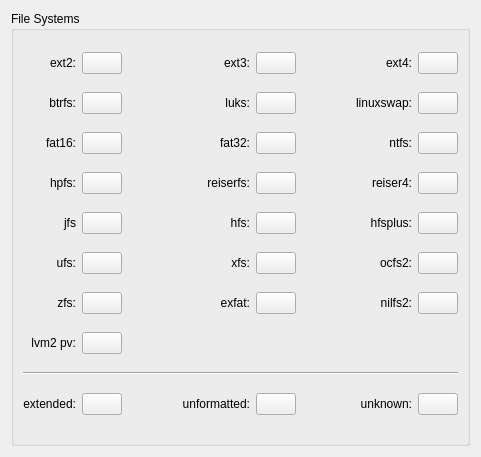
<?xml version="1.0" encoding="UTF-8"?>
<ui version="4.0">
 <class>ConfigurePageFileSystemColors</class>
 <widget class="QWidget" name="ConfigurePageFileSystemColors">
  <property name="geometry">
   <rect>
    <x>0</x>
    <y>0</y>
    <width>481</width>
    <height>457</height>
   </rect>
  </property>
  <layout class="QVBoxLayout" name="verticalLayout">
   <item>
    <widget class="QGroupBox" name="groupBox">
     <property name="sizePolicy">
      <sizepolicy hsizetype="Preferred" vsizetype="Preferred">
       <horstretch>0</horstretch>
       <verstretch>3</verstretch>
      </sizepolicy>
     </property>
     <property name="title">
      <string>File Systems</string>
     </property>
     <layout class="QGridLayout" name="gridLayout_2">
      <item row="1" column="3">
       <widget class="QLabel" name="textLabel_20">
        <property name="text">
         <string>luks:</string>
        </property>
        <property name="alignment">
         <set>Qt::AlignRight|Qt::AlignTrailing|Qt::AlignVCenter</set>
        </property>
        <property name="wordWrap">
         <bool>false</bool>
        </property>
       </widget>
      </item>
      <item row="1" column="4">
       <widget class="KColorButton" name="kcfg_fileSystemColorCode19"/>
      </item>
      <item row="2" column="6">
       <widget class="QLabel" name="textLabel_9">
        <property name="text">
         <string>ntfs:</string>
        </property>
        <property name="alignment">
         <set>Qt::AlignRight|Qt::AlignTrailing|Qt::AlignVCenter</set>
        </property>
        <property name="wordWrap">
         <bool>false</bool>
        </property>
       </widget>
      </item>
      <item row="0" column="0">
       <widget class="QLabel" name="textLabel">
        <property name="text">
         <string>ext2:</string>
        </property>
        <property name="alignment">
         <set>Qt::AlignRight|Qt::AlignTrailing|Qt::AlignVCenter</set>
        </property>
        <property name="wordWrap">
         <bool>false</bool>
        </property>
       </widget>
      </item>
      <item row="0" column="1">
       <widget class="KColorButton" name="kcfg_fileSystemColorCode2"/>
      </item>
      <item row="0" column="2">
       <spacer name="horizontalSpacer">
        <property name="orientation">
         <enum>Qt::Horizontal</enum>
        </property>
        <property name="sizeHint" stdset="0">
         <size>
          <width>28</width>
          <height>17</height>
         </size>
        </property>
       </spacer>
      </item>
      <item row="0" column="3">
       <widget class="QLabel" name="textLabel_2">
        <property name="text">
         <string>ext3:</string>
        </property>
        <property name="alignment">
         <set>Qt::AlignRight|Qt::AlignTrailing|Qt::AlignVCenter</set>
        </property>
        <property name="wordWrap">
         <bool>false</bool>
        </property>
       </widget>
      </item>
      <item row="0" column="4">
       <widget class="KColorButton" name="kcfg_fileSystemColorCode3"/>
      </item>
      <item row="0" column="5">
       <spacer name="horizontalSpacer_2">
        <property name="orientation">
         <enum>Qt::Horizontal</enum>
        </property>
        <property name="sizeHint" stdset="0">
         <size>
          <width>43</width>
          <height>17</height>
         </size>
        </property>
       </spacer>
      </item>
      <item row="0" column="6">
       <widget class="QLabel" name="textLabel_3">
        <property name="text">
         <string>ext4:</string>
        </property>
        <property name="alignment">
         <set>Qt::AlignRight|Qt::AlignTrailing|Qt::AlignVCenter</set>
        </property>
        <property name="wordWrap">
         <bool>false</bool>
        </property>
       </widget>
      </item>
      <item row="0" column="7">
       <widget class="KColorButton" name="kcfg_fileSystemColorCode4"/>
      </item>
      <item row="1" column="0">
       <widget class="QLabel" name="textLabel_21">
        <property name="text">
         <string>btrfs:</string>
        </property>
        <property name="alignment">
         <set>Qt::AlignRight|Qt::AlignTrailing|Qt::AlignVCenter</set>
        </property>
        <property name="wordWrap">
         <bool>false</bool>
        </property>
       </widget>
      </item>
      <item row="1" column="1">
       <widget class="KColorButton" name="kcfg_fileSystemColorCode17"/>
      </item>
      <item row="1" column="2">
       <spacer name="horizontalSpacer_15">
        <property name="orientation">
         <enum>Qt::Horizontal</enum>
        </property>
        <property name="sizeHint" stdset="0">
         <size>
          <width>37</width>
          <height>18</height>
         </size>
        </property>
       </spacer>
      </item>
      <item row="1" column="5">
       <spacer name="horizontalSpacer_3">
        <property name="orientation">
         <enum>Qt::Horizontal</enum>
        </property>
        <property name="sizeHint" stdset="0">
         <size>
          <width>28</width>
          <height>17</height>
         </size>
        </property>
       </spacer>
      </item>
      <item row="1" column="6">
       <widget class="QLabel" name="textLabel_4">
        <property name="text">
         <string>linuxswap:</string>
        </property>
        <property name="alignment">
         <set>Qt::AlignRight|Qt::AlignTrailing|Qt::AlignVCenter</set>
        </property>
        <property name="wordWrap">
         <bool>false</bool>
        </property>
       </widget>
      </item>
      <item row="1" column="7">
       <widget class="KColorButton" name="kcfg_fileSystemColorCode5"/>
      </item>
      <item row="2" column="0">
       <widget class="QLabel" name="textLabel_6">
        <property name="text">
         <string>fat16:</string>
        </property>
        <property name="alignment">
         <set>Qt::AlignRight|Qt::AlignTrailing|Qt::AlignVCenter</set>
        </property>
        <property name="wordWrap">
         <bool>false</bool>
        </property>
       </widget>
      </item>
      <item row="2" column="1">
       <widget class="KColorButton" name="kcfg_fileSystemColorCode6"/>
      </item>
      <item row="2" column="2">
       <spacer name="horizontalSpacer_4">
        <property name="orientation">
         <enum>Qt::Horizontal</enum>
        </property>
        <property name="sizeHint" stdset="0">
         <size>
          <width>43</width>
          <height>17</height>
         </size>
        </property>
       </spacer>
      </item>
      <item row="2" column="3">
       <widget class="QLabel" name="textLabel_5">
        <property name="text">
         <string>fat32:</string>
        </property>
        <property name="alignment">
         <set>Qt::AlignRight|Qt::AlignTrailing|Qt::AlignVCenter</set>
        </property>
        <property name="wordWrap">
         <bool>false</bool>
        </property>
       </widget>
      </item>
      <item row="2" column="4">
       <widget class="KColorButton" name="kcfg_fileSystemColorCode7"/>
      </item>
      <item row="2" column="5">
       <spacer name="horizontalSpacer_16">
        <property name="orientation">
         <enum>Qt::Horizontal</enum>
        </property>
        <property name="sizeHint" stdset="0">
         <size>
          <width>28</width>
          <height>17</height>
         </size>
        </property>
       </spacer>
      </item>
      <item row="6" column="0">
       <widget class="QLabel" name="textLabel_25">
        <property name="text">
         <string>zfs:</string>
        </property>
        <property name="alignment">
         <set>Qt::AlignRight|Qt::AlignTrailing|Qt::AlignVCenter</set>
        </property>
        <property name="wordWrap">
         <bool>false</bool>
        </property>
       </widget>
      </item>
      <item row="2" column="7">
       <widget class="KColorButton" name="kcfg_fileSystemColorCode8"/>
      </item>
      <item row="3" column="3">
       <widget class="QLabel" name="textLabel_7">
        <property name="text">
         <string>reiserfs:</string>
        </property>
        <property name="alignment">
         <set>Qt::AlignRight|Qt::AlignTrailing|Qt::AlignVCenter</set>
        </property>
        <property name="wordWrap">
         <bool>false</bool>
        </property>
       </widget>
      </item>
      <item row="3" column="4">
       <widget class="KColorButton" name="kcfg_fileSystemColorCode9"/>
      </item>
      <item row="3" column="5">
       <spacer name="horizontalSpacer_5">
        <property name="orientation">
         <enum>Qt::Horizontal</enum>
        </property>
        <property name="sizeHint" stdset="0">
         <size>
          <width>43</width>
          <height>17</height>
         </size>
        </property>
       </spacer>
      </item>
      <item row="3" column="6">
       <widget class="QLabel" name="textLabel_8">
        <property name="text">
         <string>reiser4:</string>
        </property>
        <property name="alignment">
         <set>Qt::AlignRight|Qt::AlignTrailing|Qt::AlignVCenter</set>
        </property>
        <property name="wordWrap">
         <bool>false</bool>
        </property>
       </widget>
      </item>
      <item row="3" column="7">
       <widget class="KColorButton" name="kcfg_fileSystemColorCode10"/>
      </item>
      <item row="3" column="2">
       <spacer name="horizontalSpacer_6">
        <property name="orientation">
         <enum>Qt::Horizontal</enum>
        </property>
        <property name="sizeHint" stdset="0">
         <size>
          <width>28</width>
          <height>17</height>
         </size>
        </property>
       </spacer>
      </item>
      <item row="3" column="0">
       <widget class="QLabel" name="textLabel_10">
        <property name="text">
         <string>hpfs:</string>
        </property>
        <property name="alignment">
         <set>Qt::AlignRight|Qt::AlignTrailing|Qt::AlignVCenter</set>
        </property>
        <property name="wordWrap">
         <bool>false</bool>
        </property>
       </widget>
      </item>
      <item row="3" column="1">
       <widget class="KColorButton" name="kcfg_fileSystemColorCode18"/>
      </item>
      <item row="4" column="0">
       <widget class="QLabel" name="textLabel_11">
        <property name="text">
         <string>jfs</string>
        </property>
        <property name="alignment">
         <set>Qt::AlignRight|Qt::AlignTrailing|Qt::AlignVCenter</set>
        </property>
        <property name="wordWrap">
         <bool>false</bool>
        </property>
       </widget>
      </item>
      <item row="4" column="1">
       <widget class="KColorButton" name="kcfg_fileSystemColorCode12"/>
      </item>
      <item row="4" column="2">
       <spacer name="horizontalSpacer_8">
        <property name="orientation">
         <enum>Qt::Horizontal</enum>
        </property>
        <property name="sizeHint" stdset="0">
         <size>
          <width>43</width>
          <height>17</height>
         </size>
        </property>
       </spacer>
      </item>
      <item row="4" column="3">
       <widget class="QLabel" name="textLabel_12">
        <property name="text">
         <string>hfs:</string>
        </property>
        <property name="alignment">
         <set>Qt::AlignRight|Qt::AlignTrailing|Qt::AlignVCenter</set>
        </property>
        <property name="wordWrap">
         <bool>false</bool>
        </property>
       </widget>
      </item>
      <item row="4" column="4">
       <widget class="KColorButton" name="kcfg_fileSystemColorCode13"/>
      </item>
      <item row="4" column="5">
       <spacer name="horizontalSpacer_7">
        <property name="orientation">
         <enum>Qt::Horizontal</enum>
        </property>
        <property name="sizeHint" stdset="0">
         <size>
          <width>28</width>
          <height>17</height>
         </size>
        </property>
       </spacer>
      </item>
      <item row="4" column="6">
       <widget class="QLabel" name="textLabel_14">
        <property name="text">
         <string>hfsplus:</string>
        </property>
        <property name="alignment">
         <set>Qt::AlignRight|Qt::AlignTrailing|Qt::AlignVCenter</set>
        </property>
        <property name="wordWrap">
         <bool>false</bool>
        </property>
       </widget>
      </item>
      <item row="4" column="7">
       <widget class="KColorButton" name="kcfg_fileSystemColorCode14"/>
      </item>
      <item row="5" column="0">
       <widget class="QLabel" name="textLabel_15">
        <property name="text">
         <string>ufs:</string>
        </property>
        <property name="alignment">
         <set>Qt::AlignRight|Qt::AlignTrailing|Qt::AlignVCenter</set>
        </property>
        <property name="wordWrap">
         <bool>false</bool>
        </property>
       </widget>
      </item>
      <item row="5" column="1">
       <widget class="KColorButton" name="kcfg_fileSystemColorCode15"/>
      </item>
      <item row="5" column="2">
       <spacer name="horizontalSpacer_10">
        <property name="orientation">
         <enum>Qt::Horizontal</enum>
        </property>
        <property name="sizeHint" stdset="0">
         <size>
          <width>43</width>
          <height>17</height>
         </size>
        </property>
       </spacer>
      </item>
      <item row="5" column="3">
       <widget class="QLabel" name="textLabel_22">
        <property name="text">
         <string>xfs:</string>
        </property>
        <property name="alignment">
         <set>Qt::AlignRight|Qt::AlignTrailing|Qt::AlignVCenter</set>
        </property>
        <property name="wordWrap">
         <bool>false</bool>
        </property>
       </widget>
      </item>
      <item row="5" column="4">
       <widget class="KColorButton" name="kcfg_fileSystemColorCode11"/>
      </item>
      <item row="5" column="5">
       <spacer name="horizontalSpacer_9">
        <property name="orientation">
         <enum>Qt::Horizontal</enum>
        </property>
        <property name="sizeHint" stdset="0">
         <size>
          <width>28</width>
          <height>17</height>
         </size>
        </property>
       </spacer>
      </item>
      <item row="5" column="6">
       <widget class="QLabel" name="textLabel_24">
        <property name="text">
         <string>ocfs2:</string>
        </property>
        <property name="alignment">
         <set>Qt::AlignRight|Qt::AlignTrailing|Qt::AlignVCenter</set>
        </property>
        <property name="wordWrap">
         <bool>false</bool>
        </property>
       </widget>
      </item>
      <item row="5" column="7">
       <widget class="KColorButton" name="kcfg_fileSystemColorCode20"/>
      </item>
      <item row="6" column="1">
       <widget class="KColorButton" name="kcfg_fileSystemColorCode21"/>
      </item>
      <item row="9" column="0">
       <widget class="QLabel" name="textLabel_13">
        <property name="text">
         <string>extended:</string>
        </property>
        <property name="alignment">
         <set>Qt::AlignRight|Qt::AlignTrailing|Qt::AlignVCenter</set>
        </property>
        <property name="wordWrap">
         <bool>false</bool>
        </property>
       </widget>
      </item>
      <item row="9" column="1">
       <widget class="KColorButton" name="kcfg_fileSystemColorCode1"/>
      </item>
      <item row="9" column="2">
       <spacer name="horizontalSpacer_12">
        <property name="orientation">
         <enum>Qt::Horizontal</enum>
        </property>
        <property name="sizeHint" stdset="0">
         <size>
          <width>28</width>
          <height>17</height>
         </size>
        </property>
       </spacer>
      </item>
      <item row="9" column="3">
       <widget class="QLabel" name="textLabel_17">
        <property name="text">
         <string>unformatted:</string>
        </property>
        <property name="alignment">
         <set>Qt::AlignRight|Qt::AlignTrailing|Qt::AlignVCenter</set>
        </property>
        <property name="wordWrap">
         <bool>false</bool>
        </property>
       </widget>
      </item>
      <item row="9" column="4">
       <widget class="KColorButton" name="kcfg_fileSystemColorCode16"/>
      </item>
      <item row="9" column="5">
       <spacer name="horizontalSpacer_11">
        <property name="orientation">
         <enum>Qt::Horizontal</enum>
        </property>
        <property name="sizeHint" stdset="0">
         <size>
          <width>21</width>
          <height>21</height>
         </size>
        </property>
       </spacer>
      </item>
      <item row="9" column="6">
       <widget class="QLabel" name="textLabel_16">
        <property name="text">
         <string>unknown:</string>
        </property>
        <property name="alignment">
         <set>Qt::AlignRight|Qt::AlignTrailing|Qt::AlignVCenter</set>
        </property>
        <property name="wordWrap">
         <bool>false</bool>
        </property>
       </widget>
      </item>
      <item row="9" column="7">
       <widget class="KColorButton" name="kcfg_fileSystemColorCode0"/>
      </item>
      <item row="8" column="0" colspan="8">
       <widget class="Line" name="line">
        <property name="orientation">
         <enum>Qt::Horizontal</enum>
        </property>
       </widget>
      </item>
      <item row="6" column="3">
       <widget class="QLabel" name="textLabel_26">
        <property name="text">
         <string>exfat:</string>
        </property>
        <property name="alignment">
         <set>Qt::AlignRight|Qt::AlignTrailing|Qt::AlignVCenter</set>
        </property>
       </widget>
      </item>
      <item row="6" column="4">
       <widget class="KColorButton" name="kcfg_fileSystemColorCode22"/>
      </item>
      <item row="6" column="6">
       <widget class="QLabel" name="textLabel_27">
        <property name="text">
         <string>nilfs2:</string>
        </property>
        <property name="alignment">
         <set>Qt::AlignRight|Qt::AlignTrailing|Qt::AlignVCenter</set>
        </property>
       </widget>
      </item>
      <item row="6" column="7">
       <widget class="KColorButton" name="kcfg_fileSystemColorCode23"/>
      </item>
      <item row="6" column="2">
       <spacer name="horizontalSpacer_13">
        <property name="orientation">
         <enum>Qt::Horizontal</enum>
        </property>
        <property name="sizeHint" stdset="0">
         <size>
          <width>40</width>
          <height>20</height>
         </size>
        </property>
       </spacer>
      </item>
      <item row="6" column="5">
       <spacer name="horizontalSpacer_14">
        <property name="orientation">
         <enum>Qt::Horizontal</enum>
        </property>
        <property name="sizeHint" stdset="0">
         <size>
          <width>40</width>
          <height>20</height>
         </size>
        </property>
       </spacer>
      </item>
      <item row="7" column="0">
       <widget class="QLabel" name="textLabel_28">
        <property name="text">
         <string>lvm2 pv:</string>
        </property>
        <property name="alignment">
         <set>Qt::AlignRight|Qt::AlignTrailing|Qt::AlignVCenter</set>
        </property>
        <property name="wordWrap">
         <bool>false</bool>
        </property>
       </widget>
      </item>
      <item row="7" column="1">
       <widget class="KColorButton" name="kcfg_fileSystemColorCode24"/>
      </item>
     </layout>
    </widget>
   </item>
  </layout>
 </widget>
 <customwidgets>
  <customwidget>
   <class>KColorButton</class>
   <extends>QPushButton</extends>
   <header>kcolorbutton.h</header>
  </customwidget>
 </customwidgets>
 <resources/>
 <connections/>
</ui>
